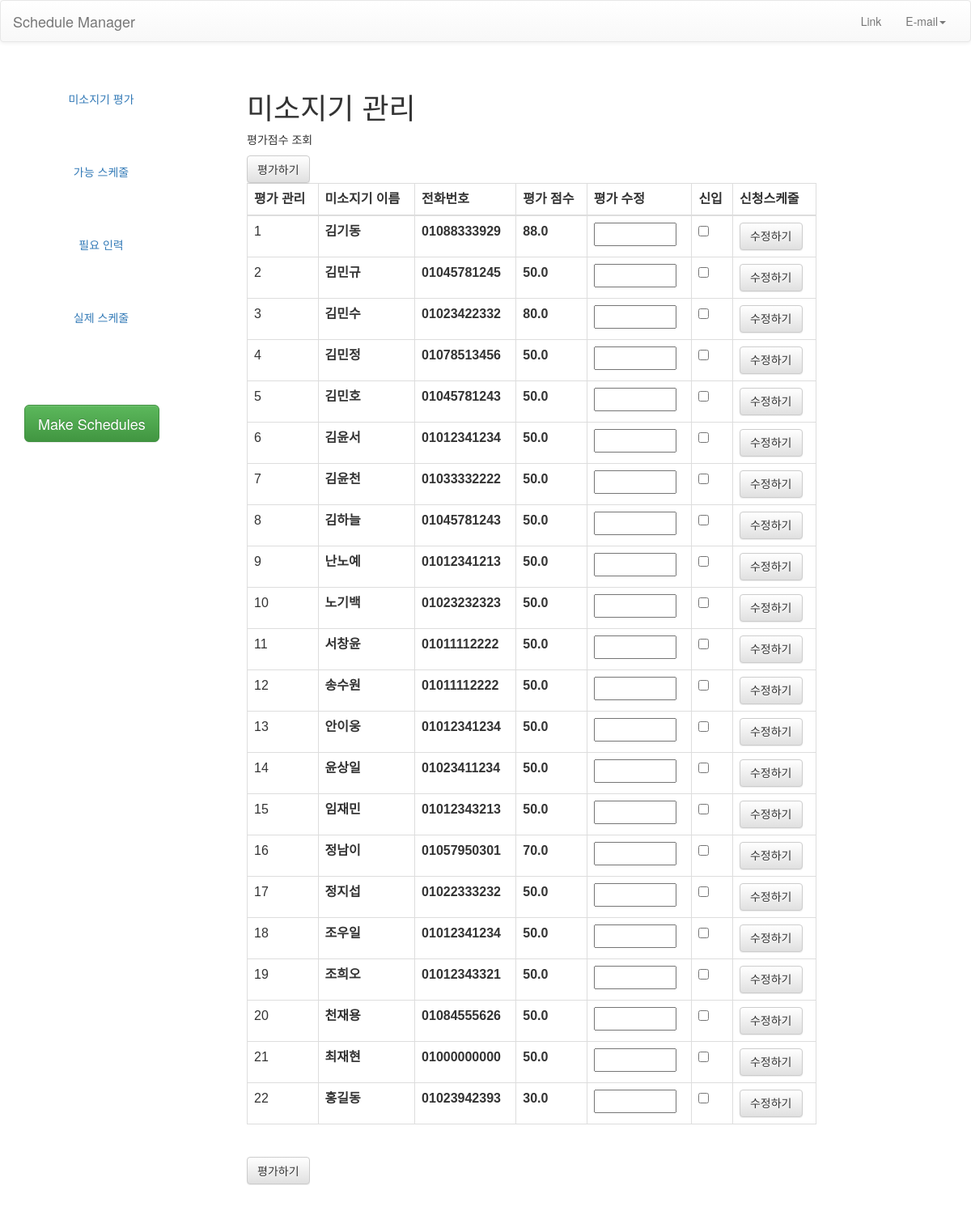
/manager/staff/, run on the app's committed database.
### miso/models.py (models this page shows, shortened)
class Staff (models.Model):
    name = models.CharField(max_length=45)
    phone = models.CharField(max_length=20)
    score = models.FloatField(blank=True, default=50)
    possible_N_days = models.IntegerField(blank=True, default=3)
    newcomer = models.BooleanField(blank=True, default=False)
    min_complete = models.BooleanField (blank=True, default=False)
    max_complete = models.BooleanField (blank=True, default=False)
    class Meta:
        unique_together = ('name', 'phone')

### miso/views.py (the view, shortened to what this page needs)
# urls.py: path('manager/staff/', manageStaffView, name='manager-staff'),
def manageStaffView(request):
    staffAll = Staff.objects.all().order_by('name')
    context = {'staffAll': staffAll, }
    if request.method=="GET":
        print("getgetget")
    return render(request, 'plan/manager_staff.html', context)

### template/plan/manager_staff.html (shortened to what this page needs)
{% load static %}
<html>
<head>
  <link rel="stylesheet" type="text/css" href="{% static 'css/bootstrap.css' %}"/>
  <link rel="stylesheet" type="text/css" href="{% static 'css/bootstrap.min.css' %}"/>
  <link rel="stylesheet" type="text/css" href="{% static 'css/bootstrap-theme.css' %}"/>
  <link rel="stylesheet" type="text/css" href="{% static 'css/bootstrap-theme.min.css' %}"/>
  <link rel="stylesheet" type="text/css" href="{% static 'css/miso.css' %}"/>
</head>
<body>
   <nav class="navbar navbar-default" role="navigation">
	  <div class="container-fluid">
	    <div class="navbar-header">
	      <a class="navbar-brand" href="/manager/">Schedule Manager</a>
	    </div>
	    <div class="navbar-collapse collapse" id="navbar-collapse-1">
	      <ul class="nav navbar-nav navbar-right">
		<li><a href="#">Link</a></li>
		<li class="dropdown">
		  <a href="#" class="dropdown-toggle" data-toggle="dropdown" role="button" aria-expanded="false">E-mail<span class="caret"></span></a>
		</li>
	      </ul>
	    </div>
	  </div>
	</nav>
	<div id="page-wrapper">
      <div id="sidebar-wrapper">
        <ul class="nav nav-pills nav-stacked navbar-collapse">
          <li><a href="/manager/staff">미소지기 평가</a></li>
          <li><a href="/manager/possible">가능 스케줄</a></li>
          <li><a href="/manager/hr">필요 인력</a></li>
          <li><a href="/manager/real">실제 스케줄</a></li>
        </ul>
       	<ul class="sidebar-nav btn-padding-30">
          <button type="button" class="btn btn-success btn-lg">Make Schedules</button>
       	</ul>
      </div>
        <form id="scoreupdate" method="post">
      <div id="page-content-wrapper">
        <div class="container-fluid">
          <h1>미소지기 관리</h1>
          <p>평가점수 조회</p>
            <button class="btn btn-default" type="submit">평가하기</button>
          <table class="table table-bordered table-hover">
          <thead>
          <tr>
            <th>평가 관리</th>
            <th>미소지기 이름</th>
            <th>전화번호</th>
            <th>평가 점수</th>
            <th>평가 수정</th>
            <th>신입</th>
            <th>신청스케줄</th>
          </tr>
          </thead>
          <tbody>
            {% for staff in staffAll %}
            {% with staff.name|add:":"|add:staff.phone as name%}
          <tr>
            <td>{{forloop.counter}}</td>
            <th>{{staff.name}}</th>
            <th>{{staff.phone}}</th>
            <th>{{staff.score}}</th>
            <th>
              <input type="number" name={{name}} min="10" max="100" value="" step="0.01">
            </th>
              <th>
              <input type="checkbox" name={{name}} value="1" {% if staff.newcomer == 1 %} checked {% endif %}>
            </th>
              <th>
                <a class="btn btn-default" href="../../staff/{{staff.name}}/{{staff.phone}}">
                    수정하기
                </a>
              </th>
          </tr>
            {% endwith %}
            {% endfor %}
          </tbody>
        </table>
          <br>
          <button class="btn btn-default" type="submit">평가하기</button>
          </form>
        </div>
</body>
</html>

### static/css/miso.css (style rules this page uses)
#page-wrapper { padding-left: 250px; }
#sidebar-wrapper { position: fixed; width: 250px; height: 100%; margin-top: 10px; margin-left: -250px; overflow-x: hidden; overflow-y: auto; }
#page-content-wrapper { width: 100%; padding: 20px; margin-left: 20px; }
.sidebar-nav { width: 250px; margin: 0; padding: 0; list-style: none; }
.sidebar-nav button { position: fixed; left: 30px; top: 500px; }
.navbar .navbar-nav { display: inline-block; float: none; }

### template/plan/manager_staff.html (style rules this page uses)
.table { font-family: arial, sans-serif; border-collapse: collapse; width: 80%; }

### data on the page
Staff: name "김기동", phone "01088333929", score "88.0"
Staff: name "김민규", phone "01045781245", score "50.0"
Staff: name "김민수", phone "01023422332", score "80.0"
Staff: name "김민정", phone "01078513456", score "50.0"
Staff: name "김민호", phone "01045781243", score "50.0"
Staff: name "김윤서", phone "01012341234", score "50.0"
Staff: name "김윤천", phone "01033332222", score "50.0"
Staff: name "김하늘", phone "01045781243", score "50.0"
Staff: name "난노예", phone "01012341213", score "50.0"
Staff: name "노기백", phone "01023232323", score "50.0"
Staff: name "서창윤", phone "01011112222", score "50.0"
Staff: name "송수원", phone "01011112222", score "50.0"
Staff: name "안이웅", phone "01012341234", score "50.0"
Staff: name "윤상일", phone "01023411234", score "50.0"
Staff: name "임재민", phone "01012343213", score "50.0"
Staff: name "정남이", phone "01057950301", score "70.0"
Staff: name "정지섭", phone "01022333232", score "50.0"
Staff: name "조우일", phone "01012341234", score "50.0"
Staff: name "조희오", phone "01012343321", score "50.0"
Staff: name "천재용", phone "01084555626", score "50.0"
Staff: name "최재현", phone "01000000000", score "50.0"
Staff: name "홍길동", phone "01023942393", score "30.0"
